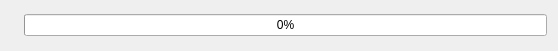
<?xml version="1.0" encoding="UTF-8"?>
<ui version="4.0">
 <class>UpdateWidgetItem</class>
 <widget class="QWidget" name="UpdateWidgetItem">
  <property name="geometry">
   <rect>
    <x>0</x>
    <y>0</y>
    <width>558</width>
    <height>51</height>
   </rect>
  </property>
  <property name="windowTitle">
   <string>Form</string>
  </property>
  <layout class="QHBoxLayout" name="horizontalLayout">
   <item>
    <widget class="QLabel" name="m_filename_label">
     <property name="text">
      <string/>
     </property>
    </widget>
   </item>
   <item>
    <widget class="QProgressBar" name="m_download_progress">
     <property name="value">
      <number>0</number>
     </property>
    </widget>
   </item>
  </layout>
 </widget>
 <resources/>
 <connections/>
</ui>
